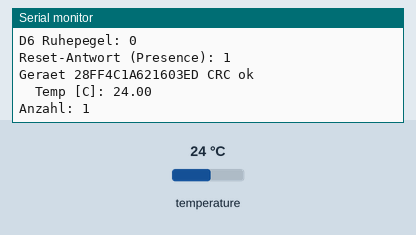
Simulated run of this sketch. Board: Arduino Uno, built with avr-gcc and run on an emulated ATmega328P. Shown: the last lines printed to the serial monitor. Inputs (shaded band) come from the test bench; at power-on: temperature 24 °C.

Above: at 5.4 s.
5.5 s: temperature set to 12 °C
At 8.4 s:
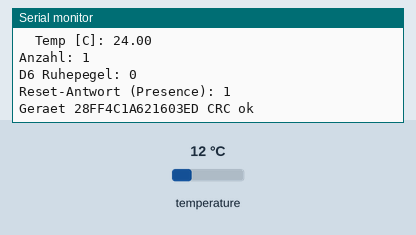
10.5 s: temperature set to 19 °C
At 13.7 s:
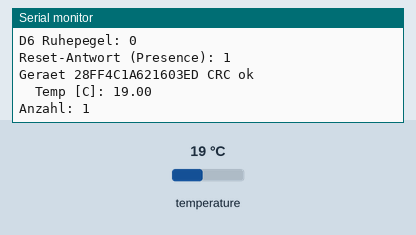
Timing chart, 0 to 15.2 s (numbered marks = the images above; inputs shaded):
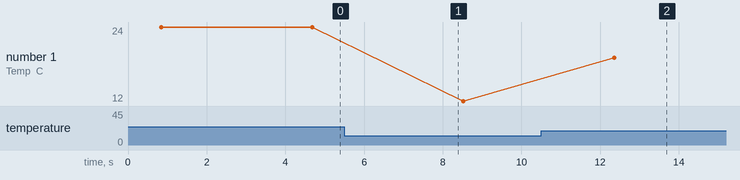

The sketch:

onewire_scan.ino
```cpp
// 1-Wire-Scanner für D6 (lokaler Test). Alle 3 s: Reset-Antwort, gefundene Adressen, Temperatur.
#include <OneWire.h>

OneWire ow(6);

void setup() {
  Serial.begin(9600);
  Serial.println(F("1-Wire-Scan an D6"));
}

void loop() {
  pinMode(6, INPUT);
  Serial.print(F("D6 Ruhepegel: "));
  Serial.println(digitalRead(6));
  Serial.print(F("Reset-Antwort (Presence): "));
  Serial.println(ow.reset());

  uint8_t a[8], n = 0;
  ow.reset_search();
  while (ow.search(a)) {
    n++;
    Serial.print(F("Geraet "));
    for (uint8_t i = 0; i < 8; i++) { if (a[i] < 16) Serial.print('0'); Serial.print(a[i], HEX); }
    Serial.println(OneWire::crc8(a, 7) == a[7] ? F(" CRC ok") : F(" CRC FALSCH"));
    ow.reset(); ow.select(a); ow.write(0x44, 0);
    delay(800);
    ow.reset(); ow.select(a); ow.write(0xBE);
    uint8_t s[9];
    for (uint8_t i = 0; i < 9; i++) s[i] = ow.read();
    Serial.print(F("  Temp [C]: "));
    Serial.println(OneWire::crc8(s, 8) == s[8] ? (int16_t)((s[1] << 8) | s[0]) / 16.0 : -999.0);
  }
  Serial.print(F("Anzahl: "));
  Serial.println(n);
  delay(3000);
}
```

Measured:
- after the input at 10.5 s, the serial monitor: prints a new line after 1.9 s (image 2)
- plotted number 1: 24 → 12 after the input at 5.5 s, 12 → 19 after the input at 10.5 s
